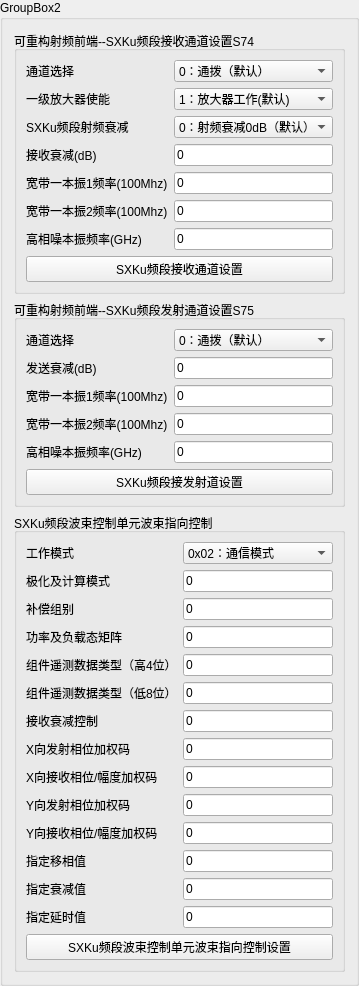
        <widget class="QGroupBox" name="groupBox_7">
         <property name="title">
          <string>GroupBox2</string>
         </property>
         <layout class="QVBoxLayout" name="verticalLayout" stretch="0,0,0">
          <item>
           <widget class="QGroupBox" name="groupBox_11">
            <property name="title">
             <string>可重构射频前端--SXKu频段接收通道设置S74</string>
            </property>
            <layout class="QVBoxLayout" name="verticalLayout_10">
             <item>
              <layout class="QFormLayout" name="formLayout_7">
               <item row="0" column="0">
                <widget class="QLabel" name="label_46">
                 <property name="text">
                  <string>通道选择</string>
                 </property>
                </widget>
               </item>
               <item row="0" column="1">
                <widget class="QComboBox" name="comboBox_adchoose">
                 <item>
                  <property name="text">
                   <string>0：通拨（默认）</string>
                  </property>
                 </item>
                 <item>
                  <property name="text">
                   <string>1：1与2通道</string>
                  </property>
                 </item>
                 <item>
                  <property name="text">
                   <string>2：3与4通道</string>
                  </property>
                 </item>
                 <item>
                  <property name="text">
                   <string>3：5与6通道</string>
                  </property>
                 </item>
                </widget>
               </item>
               <item row="1" column="0">
                <widget class="QLabel" name="label_47">
                 <property name="text">
                  <string>一级放大器使能</string>
                 </property>
                </widget>
               </item>
               <item row="1" column="1">
                <widget class="QComboBox" name="comboBox_firEnable">
                 <property name="currentIndex">
                  <number>1</number>
                 </property>
                 <item>
                  <property name="text">
                   <string>0：放大器不工作</string>
                  </property>
                 </item>
                 <item>
                  <property name="text">
                   <string>1：放大器工作(默认)</string>
                  </property>
                 </item>
                </widget>
               </item>
               <item row="2" column="0">
                <widget class="QLabel" name="label_48">
                 <property name="text">
                  <string>SXKu频段射频衰减</string>
                 </property>
                </widget>
               </item>
               <item row="2" column="1">
                <widget class="QComboBox" name="comboBox_spdown">
                 <item>
                  <property name="text">
                   <string>0：射频衰减0dB（默认）</string>
                  </property>
                 </item>
                 <item>
                  <property name="text">
                   <string>1：射频衰减10dB</string>
                  </property>
                 </item>
                 <item>
                  <property name="text">
                   <string>2：射频衰减20dB</string>
                  </property>
                 </item>
                </widget>
               </item>
               <item row="3" column="0">
                <widget class="QLabel" name="label_49">
                 <property name="text">
                  <string>接收衰减(dB)</string>
                 </property>
                </widget>
               </item>
               <item row="3" column="1">
                <widget class="QLineEdit" name="lineEdit_recdown">
                 <property name="text">
                  <string>0</string>
                 </property>
                </widget>
               </item>
               <item row="4" column="0">
                <widget class="QLabel" name="label_50">
                 <property name="text">
                  <string>宽带一本振1频率(100Mhz)</string>
                 </property>
                </widget>
               </item>
               <item row="4" column="1">
                <widget class="QLineEdit" name="lineEdit_wide1fre">
                 <property name="text">
                  <string>0</string>
                 </property>
                </widget>
               </item>
               <item row="5" column="0">
                <widget class="QLabel" name="label_51">
                 <property name="text">
                  <string>宽带一本振2频率(100Mhz)</string>
                 </property>
                </widget>
               </item>
               <item row="5" column="1">
                <widget class="QLineEdit" name="lineEdit_wide2fre">
                 <property name="text">
                  <string>0</string>
                 </property>
                </widget>
               </item>
               <item row="6" column="0">
                <widget class="QLabel" name="label_52">
                 <property name="text">
                  <string>高相噪本振频率(GHz)</string>
                 </property>
                </widget>
               </item>
               <item row="6" column="1">
                <widget class="QLineEdit" name="lineEdit_gxfre">
                 <property name="text">
                  <string>0</string>
                 </property>
                </widget>
               </item>
              </layout>
             </item>
             <item>
              <widget class="QPushButton" name="pushButton_sxkuReSet">
               <property name="text">
                <string>SXKu频段接收通道设置</string>
               </property>
              </widget>
             </item>
            </layout>
           </widget>
          </item>
          <item>
           <widget class="QGroupBox" name="groupBox_12">
            <property name="title">
             <string>可重构射频前端--SXKu频段发射通道设置S75</string>
            </property>
            <layout class="QVBoxLayout" name="verticalLayout_2">
             <item>
              <layout class="QFormLayout" name="formLayout_8">
               <item row="0" column="0">
                <widget class="QLabel" name="label_53">
                 <property name="text">
                  <string>通道选择</string>
                 </property>
                </widget>
               </item>
               <item row="0" column="1">
                <widget class="QComboBox" name="comboBox_adchoose_2">
                 <item>
                  <property name="text">
                   <string>0：通拨（默认）</string>
                  </property>
                 </item>
                 <item>
                  <property name="text">
                   <string>1：1与2通道</string>
                  </property>
                 </item>
                 <item>
                  <property name="text">
                   <string>2：3与4通道</string>
                  </property>
                 </item>
                 <item>
                  <property name="text">
                   <string>3：5与6通道</string>
                  </property>
                 </item>
                </widget>
               </item>
               <item row="1" column="0">
                <widget class="QLabel" name="label_56">
                 <property name="text">
                  <string>发送衰减(dB)</string>
                 </property>
                </widget>
               </item>
               <item row="1" column="1">
                <widget class="QLineEdit" name="lineEdit_recdown_2">
                 <property name="text">
                  <string>0</string>
                 </property>
                </widget>
               </item>
               <item row="2" column="0">
                <widget class="QLabel" name="label_57">
                 <property name="text">
                  <string>宽带一本振1频率(100Mhz)</string>
                 </property>
                </widget>
               </item>
               <item row="2" column="1">
                <widget class="QLineEdit" name="lineEdit_wide1fre_2">
                 <property name="text">
                  <string>0</string>
                 </property>
                </widget>
               </item>
               <item row="3" column="0">
                <widget class="QLabel" name="label_58">
                 <property name="text">
                  <string>宽带一本振2频率(100Mhz)</string>
                 </property>
                </widget>
               </item>
               <item row="3" column="1">
                <widget class="QLineEdit" name="lineEdit_wide2fre_2">
                 <property name="text">
                  <string>0</string>
                 </property>
                </widget>
               </item>
               <item row="4" column="0">
                <widget class="QLabel" name="label_59">
                 <property name="text">
                  <string>高相噪本振频率(GHz)</string>
                 </property>
                </widget>
               </item>
               <item row="4" column="1">
                <widget class="QLineEdit" name="lineEdit_gxfre_2">
                 <property name="text">
                  <string>0</string>
                 </property>
                </widget>
               </item>
              </layout>
             </item>
             <item>
              <widget class="QPushButton" name="pushButton_sxkuSendSet_2">
               <property name="text">
                <string>SXKu频段接发射道设置</string>
               </property>
              </widget>
             </item>
            </layout>
           </widget>
          </item>
          <item>
           <widget class="QGroupBox" name="groupBox_2">
            <property name="title">
             <string>SXKu频段波束控制单元波束指向控制</string>
            </property>
            <layout class="QVBoxLayout" name="verticalLayout_11">
             <item>
              <layout class="QFormLayout" name="formLayout_2">
               <item row="0" column="0">
                <widget class="QLabel" name="label_15">
                 <property name="text">
                  <string>工作模式</string>
                 </property>
                </widget>
               </item>
               <item row="0" column="1">
                <widget class="QComboBox" name="comboBox_work_mode">
                 <item>
                  <property name="text">
                   <string>0x02：通信模式 </string>
                  </property>
                 </item>
                 <item>
                  <property name="text">
                   <string>0x03：侦查模式 </string>
                  </property>
                 </item>
                 <item>
                  <property name="text">
                   <string>0x04：干扰模式</string>
                  </property>
                 </item>
                 <item>
                  <property name="text">
                   <string>0x05：接收定标模式</string>
                  </property>
                 </item>
                 <item>
                  <property name="text">
                   <string>0x06：发射定标模式</string>
                  </property>
                 </item>
                </widget>
               </item>
               <item row="1" column="0">
                <widget class="QLabel" name="label_16">
                 <property name="text">
                  <string>极化及计算模式</string>
                 </property>
                </widget>
               </item>
               <item row="1" column="1">
                <widget class="QLineEdit" name="lineEdit_jhj_mode">
                 <property name="text">
                  <string>0</string>
                 </property>
                </widget>
               </item>
               <item row="2" column="0">
                <widget class="QLabel" name="label_17">
                 <property name="text">
                  <string>补偿组别</string>
                 </property>
                </widget>
               </item>
               <item row="2" column="1">
                <widget class="QLineEdit" name="lineEdit_Comoen_Group">
                 <property name="text">
                  <string>0</string>
                 </property>
                </widget>
               </item>
               <item row="3" column="0">
                <widget class="QLabel" name="label_18">
                 <property name="text">
                  <string>功率及负载态矩阵</string>
                 </property>
                </widget>
               </item>
               <item row="3" column="1">
                <widget class="QLineEdit" name="lineEdit_power">
                 <property name="text">
                  <string>0</string>
                 </property>
                </widget>
               </item>
               <item row="4" column="0">
                <widget class="QLabel" name="label_19">
                 <property name="text">
                  <string>组件遥测数据类型（高4位）</string>
                 </property>
                </widget>
               </item>
               <item row="4" column="1">
                <widget class="QLineEdit" name="lineEdit_componet_high">
                 <property name="text">
                  <string>0</string>
                 </property>
                </widget>
               </item>
               <item row="5" column="0">
                <widget class="QLabel" name="label_20">
                 <property name="text">
                  <string>组件遥测数据类型（低8位）</string>
                 </property>
                </widget>
               </item>
               <item row="5" column="1">
                <widget class="QLineEdit" name="lineEdit_componet_low">
                 <property name="text">
                  <string>0</string>
                 </property>
                </widget>
               </item>
               <item row="6" column="0">
                <widget class="QLabel" name="label_21">
                 <property name="text">
                  <string>接收衰减控制</string>
                 </property>
                </widget>
               </item>
               <item row="6" column="1">
                <widget class="QLineEdit" name="lineEdit_recv_attenuation_2">
                 <property name="text">
                  <string>0</string>
                 </property>
                </widget>
               </item>
               <item row="7" column="0">
                <widget class="QLabel" name="label_22">
                 <property name="text">
                  <string>X向发射相位加权码</string>
                 </property>
                </widget>
               </item>
               <item row="7" column="1">
                <widget class="QLineEdit" name="lineEdit_x_send">
                 <property name="text">
                  <string>0</string>
                 </property>
                </widget>
               </item>
               <item row="8" column="0">
                <widget class="QLabel" name="label_23">
                 <property name="text">
                  <string>X向接收相位/幅度加权码</string>
                 </property>
                </widget>
               </item>
               <item row="8" column="1">
                <widget class="QLineEdit" name="lineEdit_x_recvfd">
                 <property name="text">
                  <string>0</string>
                 </property>
                </widget>
               </item>
               <item row="9" column="0">
                <widget class="QLabel" name="label_25">
                 <property name="text">
                  <string>Y向发射相位加权码</string>
                 </property>
                </widget>
               </item>
               <item row="9" column="1">
                <widget class="QLineEdit" name="lineEdit_y_send">
                 <property name="text">
                  <string>0</string>
                 </property>
                </widget>
               </item>
               <item row="10" column="0">
                <widget class="QLabel" name="label_24">
                 <property name="text">
                  <string>Y向接收相位/幅度加权码</string>
                 </property>
                </widget>
               </item>
               <item row="10" column="1">
                <widget class="QLineEdit" name="lineEdit_y_recvfd">
                 <property name="text">
                  <string>0</string>
                 </property>
                </widget>
               </item>
               <item row="11" column="0">
                <widget class="QLabel" name="label_27">
                 <property name="text">
                  <string>指定移相值</string>
                 </property>
                </widget>
               </item>
               <item row="11" column="1">
                <widget class="QLineEdit" name="lineEdit_specifies_yx">
                 <property name="text">
                  <string>0</string>
                 </property>
                </widget>
               </item>
               <item row="12" column="0">
                <widget class="QLabel" name="label_28">
                 <property name="text">
                  <string>指定衰减值</string>
                 </property>
                </widget>
               </item>
               <item row="12" column="1">
                <widget class="QLineEdit" name="lineEdit_specifies_sj">
                 <property name="text">
                  <string>0</string>
                 </property>
                </widget>
               </item>
               <item row="13" column="0">
                <widget class="QLabel" name="label_26">
                 <property name="text">
                  <string>指定延时值</string>
                 </property>
                </widget>
               </item>
               <item row="13" column="1">
                <widget class="QLineEdit" name="lineEdit_specifies_ys">
                 <property name="text">
                  <string>0</string>
                 </property>
                </widget>
               </item>
              </layout>
             </item>
             <item>
              <widget class="QPushButton" name="pushButton_sxkuzxkg">
               <property name="text">
                <string>SXKu频段波束控制单元波束指向控制设置</string>
               </property>
              </widget>
             </item>
            </layout>
           </widget>
          </item>
         </layout>
        </widget>
